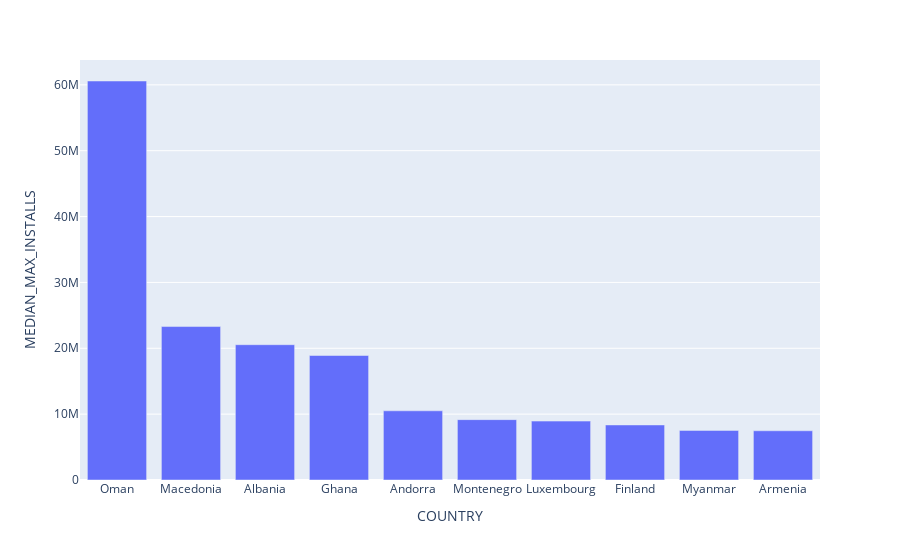

This figure's notebook cell:
### Markdown cell above
Plotting a bar plot for MEDIAN_MAX_INSTALLS against COUNTRY

### Code cell
fig = px.bar(max_installs_by_median, x='COUNTRY', y='MEDIAN_MAX_INSTALLS')
fig.show()

### Figure 1 — Plotly figure (JSON) as saved in the notebook; plotly's stock layout.template omitted (floating-point values rounded to 4 significant figures)
{"data": [{"alignmentgroup": "True", "hovertemplate": "COUNTRY=%{x}<br>MEDIAN_MAX_INSTALLS=%{y}<extra></extra>", "legendgroup": "", "marker": {"color": "#636efa", "pattern": {"shape": ""}}, "name": "", "offsetgroup": "", "orientation": "v", "showlegend": false, "textposition": "auto", "type": "bar", "x": ["Oman", "Macedonia", "Albania", "Ghana", "Andorra", "Montenegro", "Luxembourg", "Finland", "Myanmar", "Armenia"], "xaxis": "x", "y": [60585267, 23300899, 20544788, 18902284, 10505275, 9165000.0, 8944258, 8359000.0, 7529986, 7473048], "yaxis": "y"}], "layout": {"barmode": "relative", "legend": {"tracegroupgap": 0}, "margin": {"t": 60}, "xaxis": {"anchor": "y", "domain": [0, 1], "title": {"text": "COUNTRY"}}, "yaxis": {"anchor": "x", "domain": [0, 1], "title": {"text": "MEDIAN_MAX_INSTALLS"}}}}
